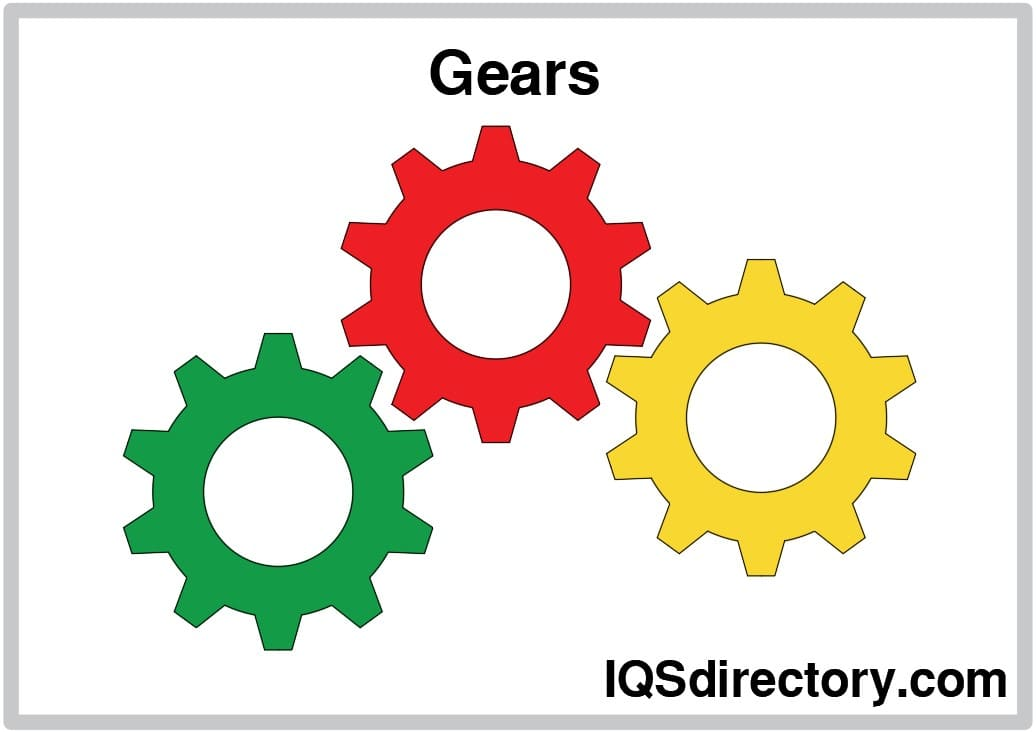
#> input picture images/gears2.jpg, 1036 x 732 px, found by its file name
$ python measure.py
#> lines starting #> are read from the running program, lines starting #| are printed output that depends on the picture
from abc import ABC, abstractmethod
import numpy as np
import cv2
import matplotlib.pyplot as plt
from matplotlib.figure import Figure
from scipy.interpolate import interp1d
from scipy.ndimage import gaussian_filter1d, gaussian_filter
from scipy.signal import argrelextrema

import numpy as np
import cv2
import math
from functools import partial

class Measure:
    """
    Abstract base class for measurement tools, providing common features like Gaussian smoothing
    and finding local extrema.
    """
    def __init__(self,
                 startPXL,
                 endPXL,
                 startCO,
                 endCO,
                 profilePoints,
                 profileValues,
                 measurePositions,
                 projectionLines,
                 projectionWidth,
                 sigma,
                 threshold):
        self.startPXL = startPXL
        self.endPXL = endPXL
        self.startCO = startCO
        self.endCO = endCO
        self.profilePoints = profilePoints
        self.profileValues = profileValues
        self.measurePositions = measurePositions
        self.projectionLines = projectionLines
        self.projectionWidth = projectionWidth
        self.sigma = sigma
        self.threshold = threshold

    @staticmethod
    def plotLines(image, lines):
        """
        Visualizes the projection lines on the image.

        Args:
            image (numpy.ndarray): Input grayscale image.
            projection_lines (list): List of projection line coordinates.
        """
        # Convert to color for visualization

        if len(image.shape) == 2:
            image = cv2.cvtColor(image, cv2.COLOR_GRAY2BGR)
        # Draw the projection lines
        for start, end in lines:
            cv2.line(image, tuple(start), tuple(end), (0, 0, 255), 1)
        return image

    @staticmethod
    def plotValues(values, gradient=None) -> Figure:
        # Create a figure with two subplots (2 rows, 1 column)
        fig, (ax1, ax2) = plt.subplots(2, 1, figsize=(8, 6), sharex=True)

        # Plot the values on the top subplot
        ax1.plot(values, 'b-', label='Values')
        ax1.set_xlabel('Profile')
        ax1.set_ylabel('Values', color='b')
        ax1.tick_params(axis='y', labelcolor='b')
        ax1.legend(loc='upper left')

        # Plot the gradient on the bottom subplot
        if gradient is not None:
            ax2.plot(gradient, 'r--', label='Gradient')
            ax2.set_xlabel('Profile')
            ax2.set_ylabel('Gradient', color='r')
            ax2.tick_params(axis='y', labelcolor='r')
            ax2.legend(loc='upper left')

        # Set a title for the entire figure
        fig.suptitle('Values and Gradient')

        # Adjust layout to prevent overlap
        plt.tight_layout()
        return fig

    @staticmethod
    def gaussianSmoothing(array, sigma=1.0, mode='reflect', truncate=4.0):
        """
        Smooths a NumPy array using a Gaussian filter.

        Args:
            array (numpy.ndarray): Input array (1D, 2D, or n-dimensional).
            sigma (float): Standard deviation for the Gaussian kernel.
            mode (str): How to handle array borders ('reflect', 'constant', 'nearest', 'mirror', 'wrap').
            truncate (float): Truncate the filter at this many standard deviations.

        Returns:
            numpy.ndarray: Smoothed array.
        """
        if array.ndim == 1:
            # Use gaussian_filter1d for 1D arrays
            smoothed_array = gaussian_filter1d(array, sigma=sigma, mode=mode, truncate=truncate)
        else:
            # Use gaussian_filter for n-dimensional arrays
            smoothed_array = gaussian_filter(array, sigma=sigma, mode=mode, truncate=truncate)
        return smoothed_array

    @staticmethod
    def findLocalExtrema(gradient, order=1, threshold=10):
        """
        Find all local maxima and minima in a 1D gradient vector.

        Args:
            gradient (numpy.ndarray): Input 1D gradient array.
            order (int): How many points on each side to use for the comparison.
            threshold (float): Threshold for extrema detection.

        Returns:
            tuple: (maxima_indices, minima_indices)
                - maxima_indices (list): Indices of local maxima.
                - minima_indices (list): Indices of local minima.
        """
        # maxima_indices = np.where(gradient > threshold)[0]
        # minima_indices = np.where(gradient < -threshold)[0]

        # Find local maxima (peaks)
        _maxima_indices = argrelextrema(gradient, np.greater, order=order)[0]
        maxima_indices = []
        for idx in _maxima_indices:
            if np.abs(gradient[idx]) > threshold:
                maxima_indices.append(idx)


        # Find local minima (troughs)
        _minima_indices = argrelextrema(gradient, np.less, order=order)[0]
        minima_indices = []
        for idx in _minima_indices:
            if np.abs(gradient[idx]) > threshold:
                minima_indices.append(idx)

        return maxima_indices, minima_indices

class LineMeasure(Measure):
    # [120 lines left out: functions __init__, getProfilePoints, getProjectionLines, getEdges, visualize, not called in this run]


class CurveMeasure(Measure):
    def __init__(self,
                 image,
                 center,
                 radius,
                 angleStart,
                 angleExtent,
                 projectionWidth,
                 nProjections,
                 sigma,
                 threshold):
        self.image = image
        self.centerPXL = np.round(center)
        self.centerCO = center
        self.radius = radius
        self.angleStart = angleStart
        self.angleExtent = angleExtent
        self.projectionWidth = projectionWidth
        self.nProjections = nProjections
        if sigma <= 0.0:
            self.smooth = False
        # Normalize the direction vector

        # Calculate the perpendicular direction
        profilePoints, profileAngles = self.getProfilePoints(nProjections)

        projectionLines, profilePoints, profileAngles, profileValues, measurePositions = self.getProjectionLines(profilePoints, profileAngles, sigma, interpolate=True, smooth=True)
        self.profileAngles = profileAngles

        super().__init__(
            startPXL=np.round(profilePoints[0]),
            endPXL=np.round(profilePoints[-1]),
            startCO=profilePoints[0],
            endCO=profilePoints[-1],
            profilePoints=profilePoints,
            profileValues=profileValues,
            measurePositions=measurePositions,
            projectionLines=projectionLines,
            projectionWidth=projectionWidth,
            sigma=sigma,
            threshold=threshold)

    def getRadiusVector(self, point):
        direction = point - self.centerCO
        direction_norm = np.linalg.norm(direction)
        direction_unit = direction / direction_norm
        return direction_unit

    def getPerpendicularDirections(self, directions):
        return np.stack([-directions[:, 1], directions[:, 0]], axis=1)

    def getProfilePoints(self, nPoints):
        points = []
        angles = []
        for i in range(nPoints + 1):
            angle = i *  self.angleExtent/nPoints
            point = np.array(
                [self.centerCO[0] + self.radius * np.cos(self.angleStart + angle),
                 self.centerCO[1] + self.radius * np.sin(self.angleStart + angle)]
            )
            points.append(point.astype(int))
            angles.append(angle)
        return np.asarray(points), np.asarray(angles)

    def getProjectionLines(self, profilePoints, profileAngles, sigma=0.0, interpolate=False, smooth=False):
        projectionLines = []
        profileValues = []
        measurePositions = []
        for i, point in enumerate(profilePoints):
            perpendicularDirection = self.getRadiusVector(point)
            # direction = np.array([-perpendicularDirection[1], perpendicularDirection[0]])
            # Define the start and end points of the projection line
            start = point + self.projectionWidth * perpendicularDirection # TODO: FUNCTION INSTEAD OF FIXED VARIABLE FOR PERPENDICULAR DIRECTION FOR CURVED PROFILE
            end = point - self.projectionWidth * perpendicularDirection

            # Interpolate pixel values along the projection line
            line_points = []
            num_steps = int(np.linalg.norm(end - start)) + 1
            for j in range(num_steps):
                t = j / (num_steps - 1)
                x = int(start[0] + t * (end[0] - start[0]))
                y = int(start[1] + t * (end[1] - start[1]))

                # Ensure coordinates are within image bounds
                if 0 <= x < self.image.shape[1] and 0 <= y < self.image.shape[0]:
                    line_points.append((x, y))

            # Calculate the mean gray value along the projection line
            if line_points:
                gray_values = [self.image[y, x] for (x, y) in line_points]
                mean_gray = np.mean(gray_values)
            else:
                mean_gray = 0

            profileValues.append(mean_gray)
            projectionLines.append((start.astype(int), end.astype(int)))

        if interpolate:
            # Create interpolation function
            interp_func = interp1d(profileAngles, profileValues, kind='linear')
            # Generate interpolated positions
            length = np.abs(profilePoints[-1]-profilePoints[0]).max() # Over how many pixel does the curve measure go -> Interpolate to that value
            interpolated_positions = np.linspace(profileAngles[0], profileAngles[-1], length+1)

            # Interpolate profile values
            profileValues = interp_func(interpolated_positions)
            profilePoints, profileAngles = self.getProfilePoints(length)

        if smooth:
            profileValues = self.gaussianSmoothing(profileValues, sigma)

        return projectionLines, profilePoints, profileAngles, profileValues, measurePositions

    def getEdges(self):
        self.gradient = np.sqrt(2*np.pi) * np.gradient(self.profileValues)
        self.extrema = self.findLocalExtrema(self.gradient, order=1, threshold=self.threshold)
        self.lightEdges = []
        self.darkEdges = []
        maxis = self.extrema[0]
        self.lightEdges,_,_,_,_ = self.getProjectionLines(self.profilePoints[maxis], self.profileAngles[maxis], sigma=0.0)

        minis = self.extrema[1]
        self.darkEdges,_,_,_,_ = self.getProjectionLines(self.profilePoints[minis], self.profileAngles[minis], sigma=0.0)

        return [self.darkEdges, self.lightEdges], self.gradient

    def visualize(self):
        fig1 = self.plotValues(self.profileValues, self.gradient)
        fig1.savefig("images/ValuesAndGradient.png")
        visImage1 = self.plotLines(self.image.copy(), self.projectionLines)
        cv2.imwrite("images/projectionLines.png", visImage1)
        visImage2 = self.plotLines(self.image.copy(), self.lightEdges)
        cv2.imwrite("images/lightEdges.png", visImage2)
        visImage3 = self.plotLines(self.image.copy(), self.darkEdges)
        cv2.imwrite("images/darkEdges.png", visImage3)

if __name__ == "__main__":

    image = cv2.imread("images/gears2.jpg")
#> image is the input picture: shape (732, 1036, 3); mean B, G, R 211, 224.9, 230.7
    # [10 lines of commented-out code are left out]
    curveMeasure = CurveMeasure(
        image=image,
        center=[280,500],
        radius=150,
        angleStart=0,
        angleExtent=np.pi/2,
        projectionWidth=30,
        nProjections=30,
        sigma=1.1,
        threshold=15
    )
#> the loop in getProjectionLines, `for i, point in enumerate(profilePoints):` made 31 passes
#> mean_gray on passes 1 to 12: 241.4, 239.5, 211.3, 168.8, 149.5, 149, 152, 154.3, 217.7, 248.1, 247.4, 248.8
#> after the loop in getProjectionLines, `for i, point in enumerate(profilePoints):`: profileValues = 31 values, max 254.9 at index 24, min 149 at index 5, mean 207.9; projectionLines = 31 items, first 6: ([460, 500], [400, 500]), ([458, 508], [399, 505]), ([458, 518], [399, 511]), ([457, 527], [398, 518]), ([455, 537], [396, 524]), ([453, 545], [394, 530])
#> in getProjectionLines, `profileValues = interp_func(interpolated_positions)`: profileValues = 151 values, max 254.9 at index 120, min 149 at index 25, mean 208
#> in getProjectionLines, `profilePoints, profileAngles = self.getProfilePoints(length)`: profilePoints = 151 pairs, first value 280 to 430, second value 500 to 650; profileAngles = 151 values from 0 to 1.57
#> in gaussianSmoothing, `smoothed_array = gaussian_filter1d(array, sigma=sigma, mode=mode, trun..`: smoothed_array = 151 values, max 254.9 at index 121, min 149.2 at index 24, mean 208
#> in getProjectionLines, `profileValues = self.gaussianSmoothing(profileValues, sigma)`: profileValues has the same summary as smoothed_array in gaussianSmoothing
#> in __init__, `projectionLines, profilePoints, profileAngles, profileValues, measureP..`: profileAngles = 151 values from 0 to 1.57; profileValues has the same summary as smoothed_array in gaussianSmoothing; measurePositions = []
#> in __init__, `self.profileAngles = profileAngles`: self.profileAngles = 151 values from 0 to 1.57
#> in __init__, `self.startPXL = startPXL`: self.startPXL = [430, 500]
#> in __init__, `self.endPXL = endPXL`: self.endPXL = [280, 650]
#> in __init__, `self.startCO = startCO`: self.startCO = [430, 500]
#> in __init__, `self.endCO = endCO`: self.endCO = [280, 650]
#> in __init__, `self.profilePoints = profilePoints`: self.profilePoints has the same summary as profilePoints in getProjectionLines
#> in __init__, `self.profileValues = profileValues`: self.profileValues has the same summary as smoothed_array in gaussianSmoothing
#> in __init__, `self.measurePositions = measurePositions`: self.measurePositions = []
#> in __init__, `self.projectionLines = projectionLines`: self.projectionLines has the same summary as projectionLines in getProjectionLines
    curveMeasure.getEdges()
#> in getEdges, `self.gradient = np.sqrt(2*np.pi) * np.gradient(self.profileValues)`: self.gradient = 151 values, max 30.93 at index 38, min -23 at index 137, mean -1.25
#> the loop in findLocalExtrema, `for idx in _maxima_indices:` made 8 passes
#> idx on passes 1 to 8: 28, 38, 57, 87, 102, 117, 126, 148
#> after the loop in findLocalExtrema, `for idx in _maxima_indices:`: maxima_indices = [38, 102]
#> the loop in findLocalExtrema, `for idx in _minima_indices:` made 8 passes
#> idx on passes 1 to 8: 12, 31, 48, 77, 92, 114, 123, 137
#> after the loop in findLocalExtrema, `for idx in _minima_indices:`: minima_indices = [12, 77, 137]
#> in getEdges, `self.extrema = self.findLocalExtrema(self.gradient, order=1, threshold..`: self.extrema = ([38, 102], [12, 77, 137])
#> in getEdges, `maxis = self.extrema[0]`: maxis = [38, 102]
#> the loop in getProjectionLines (call 2), `for i, point in enumerate(profilePoints):` made 2 passes
#> (point, direction in getRadiusVector, direction_norm in getRadiusVector, perpendicularDirection, start, end, num_steps, mean_gray) on passes 1 to 2: ([418, 558], [138, 58], 149.7, [0.922, 0.387], [445.7, 569.6], [390.3, 546.4], 61, 196.7), ([352, 631], [72, 131], 149.5, [0.482, 0.876], [366.4, 657.3], [337.6, 604.7], 60, 216.6)
#> in getEdges, `self.lightEdges,_,_,_,_ = self.getProjectionLines(self.profilePoints[m..`: self.lightEdges = [([445, 569], [390, 546]), ([366, 657], [337, 604])]
#> in getEdges, `minis = self.extrema[1]`: minis = [12, 77, 137]
#> in getEdges, `self.darkEdges,_,_,_,_ = self.getProjectionLines(self.profilePoints[mi..`: self.darkEdges = [([457, 521], [398, 514]), ([403, 629], [362, 586]), ([304, 677], [295, 618])]
    curveMeasure.visualize()
#> in visualize, `fig1.savefig("images/ValuesAndGradient.png")`:
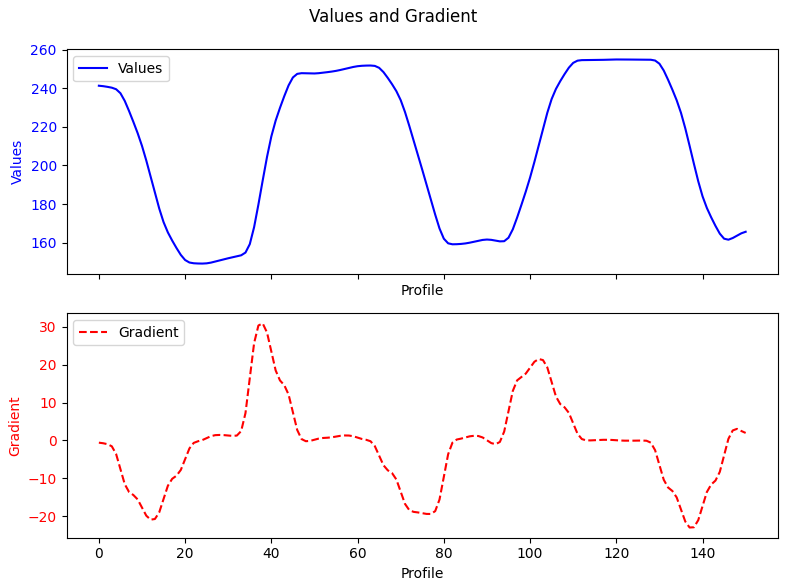
#> figure drawn by matplotlib, 2 panels; panel 2: curve peaks at x = 38, y = 30.93
#> the loop in plotLines, `for start, end in lines:` made 31 passes
#> (start, end) on passes 1 to 12: ([460, 500], [400, 500]), ([458, 508], [399, 505]), ([458, 518], [399, 511]), ([457, 527], [398, 518]), ([455, 537], [396, 524]), ([453, 545], [394, 530]), ([450, 555], [393, 536]), ([448, 563], [391, 542]), ([444, 573], [389, 548]), ([439, 581], [386, 554]), ([434, 590], [383, 559]), ([430, 597], [379, 564])
#> the loop in plotLines (call 2), `for start, end in lines:` made 2 passes
#> (start, end) on passes 1 to 2: ([445, 569], [390, 546]), ([366, 657], [337, 604])

$ run again, with images/packages.png saved as images/gears2.jpg
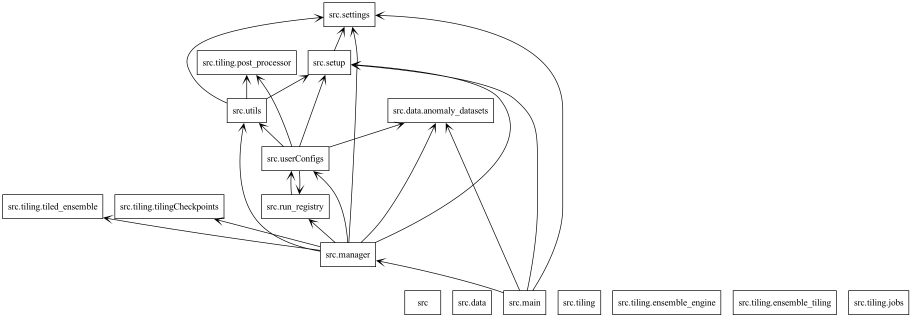
#> input picture images/packages.png, 1823 x 635 px, found by its file name (shown at 1/2 size)
#> image is the input picture: shape (635, 1823, 3); min 0, max 255, mean 249.7
#> after the loop in getProjectionLines, `for i, point in enumerate(profilePoints):`: profileValues = 31 values from 255 to 255; projectionLines = 31 items, first 6: ([460, 500], [400, 500]), ([458, 508], [399, 505]), ([458, 518], [399, 511]), ([457, 527], [398, 518]), ([455, 537], [396, 524]), ([453, 545], [394, 530])
#> in getProjectionLines, `profileValues = interp_func(interpolated_positions)`: profileValues = 151 values from 255 to 255
#> in getProjectionLines, `profilePoints, profileAngles = self.getProfilePoints(length)`: profilePoints = 151 pairs, first value 280 to 430, second value 500 to 650; profileAngles = 151 values from 0 to 1.57
#> smoothed_array = 151 values from 255 to 255
#> in __init__, `projectionLines, profilePoints, profileAngles, profileValues, measureP..`: profileAngles = 151 values from 0 to 1.57; profileValues = 151 values from 255 to 255; measurePositions = []
#> self.profileAngles = 151 values from 0 to 1.57
#> self.startPXL = [430, 500]
#> self.endPXL = [280, 650]
#> self.startCO = [430, 500]
#> self.endCO = [280, 650]
#> self.profilePoints has the same summary as profilePoints in getProjectionLines
#> self.profileValues = 151 values from 255 to 255
#> self.measurePositions = []
#> self.projectionLines has the same summary as projectionLines in getProjectionLines
#> self.gradient = 151 values from 0 to 0
#> after the loop in findLocalExtrema, `for idx in _maxima_indices:`: maxima_indices = []
#> self.extrema = ([], [])
#> maxis = []
#> in visualize, `fig1.savefig("images/ValuesAndGradient.png")`:
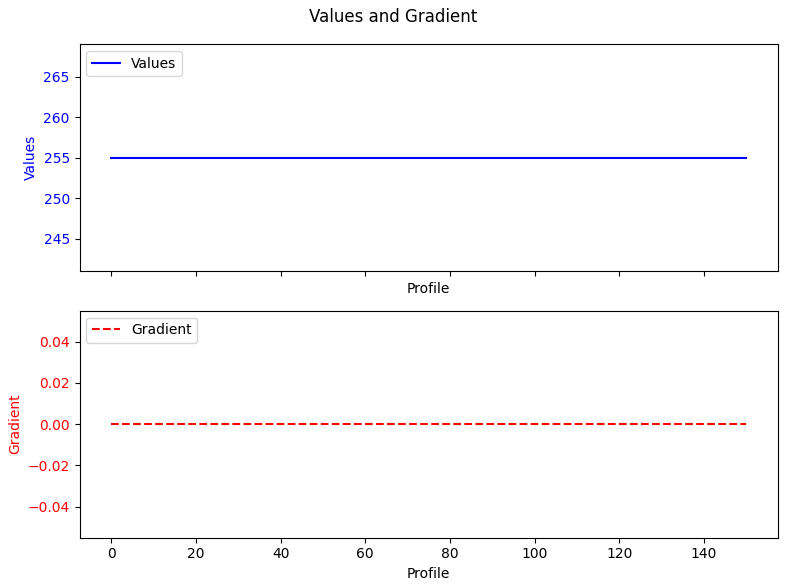
#> figure drawn by matplotlib, 2 panels
#> the loop in plotLines, `for start, end in lines:` made 31 passes
#> (start, end) on passes 1 to 8: ([460, 500], [400, 500]), ([458, 508], [399, 505]), ([458, 518], [399, 511]), ([457, 527], [398, 518]), ([455, 537], [396, 524]), ([453, 545], [394, 530]), ([450, 555], [393, 536]), ([448, 563], [391, 542])
